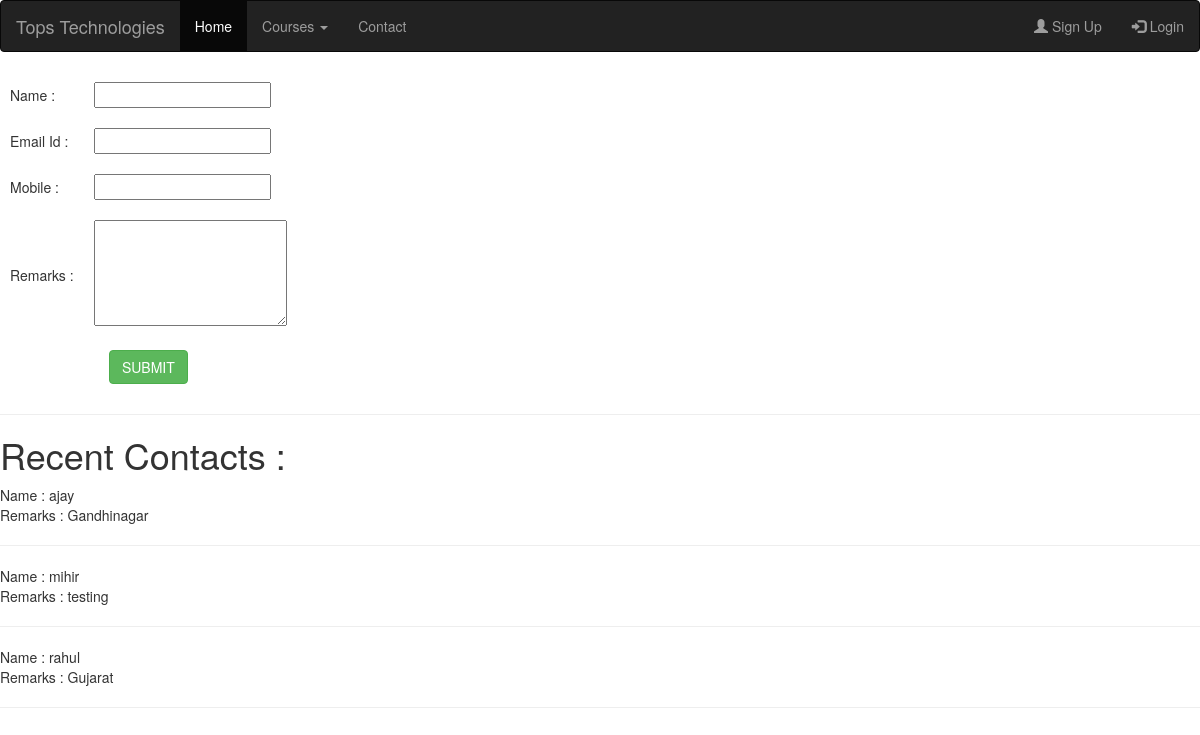
The app's page /contact with its own data.
### myapp/models.py (models this page shows, shortened)
class Contact(models.Model):
    name=models.CharField(max_length=100)
    email=models.EmailField()
    mobile=models.PositiveIntegerField()
    remarks=models.TextField()

### myapp/views.py (the view)
# urls.py: path('contact',views.contact,name='contact'),
def contact(request):
    if request.method=="POST":
        Contact.objects.create(
            name=request.POST['name'],
            email=request.POST['email'],
            mobile=request.POST['mobile'],
            remarks=request.POST['remarks']
        )
        msg="Contact Saved Successfully..!"
        conatcts=Contact.objects.all().order_by("-id")[:3]
        return render(request,'contact.html',{'msg':msg,'contacts':conatcts})
    else:
        conatcts=Contact.objects.all().order_by("-id")[:3]
        return render(request,'contact.html',{'contacts':conatcts})

### myapp/templates/contact.html (shortened to what this page needs)
{% extends 'header.html' %}
 {% block content %}
<!DOCTYPE html>
<html lang="en">
<head>
</head>
<body>
    <form name="contact" method="post" action="{% url 'contact' %}">
        <table>
            <tr>
                <td>Name : </td>
                <td><input type="text" name="name"></td>
            </tr>
            <tr>
                <td>Email Id : </td>
                <td><input type="text" name="email"></td>
            </tr>
            <tr>
                <td>Mobile : </td>
                <td><input type="text" name="mobile"></td>
            </tr>
            <tr>
                <td>Remarks : </td>
                <td><textarea rows="5" cols="23" name="remarks"></textarea></td>
            </tr>
            <tr>
                <td colspan="10" align="center" >
                    <input type="submit" value="SUBMIT" class="btn btn-success">
                </td>
            </tr>
        </table>
    </form>
    <hr>
    <h1>Recent Contacts :</h1>
    {% for i in contacts %}
        Name : {{i.name}} <br>
        Remarks : {{i.remarks}} <br> <hr>
    {% endfor %}
</body>
</html>
{% endblock %}

### myapp/templates/header.html (style rules this page uses)
tr,td { padding: 10px; }

### records on screen
Contact: name "ajay", remarks "Gandhinagar"
Contact: name "mihir", remarks "testing"
Contact: name "rahul", remarks "Gujarat"
